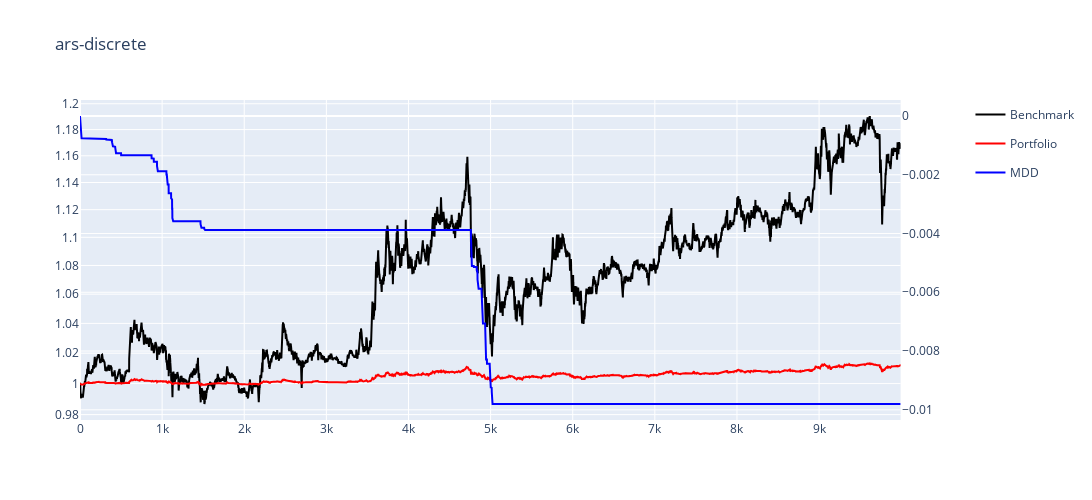

The notebook cell saved with this chart:
### Code cell
# res = evaluate('../data/btc23clean.csv', 'btc23')
alter_test = False
evaluate(f'../data/{dataset_test}-{alter_test if alter_test else TEST if TEST else "full"}.csv', dataset_test)

### Figure 1 — Plotly figure (JSON) as saved in the notebook; plotly's stock layout.template omitted (floating-point values rounded to 4 significant figures; data arrays with more than 128 entries replaced by an {"elided": "..."} marker saying what was removed)
{"data": [{"legendgroup": "1", "marker": {"color": "black", "size": 42}, "name": "Benchmark", "type": "scatter", "x": {"elided": "9994 int values"}, "y": {"elided": "9994 float values"}}, {"marker": {"color": "red", "size": 42}, "name": "Portfolio", "type": "scatter", "x": {"elided": "9994 int values"}, "y": {"elided": "9994 float values"}}, {"marker": {"color": "blue", "size": 42}, "name": "MDD", "type": "scatter", "x": {"elided": "9994 int values"}, "y": {"elided": "9994 float values"}, "yaxis": "y2"}], "layout": {"autosize": false, "height": 500, "title": {"text": "ars-discrete"}, "width": 1300, "xaxis": {"anchor": "y", "domain": [0, 0.94]}, "yaxis": {"anchor": "x", "domain": [0, 1], "type": "log"}, "yaxis2": {"anchor": "x", "overlaying": "y", "side": "right"}}}
